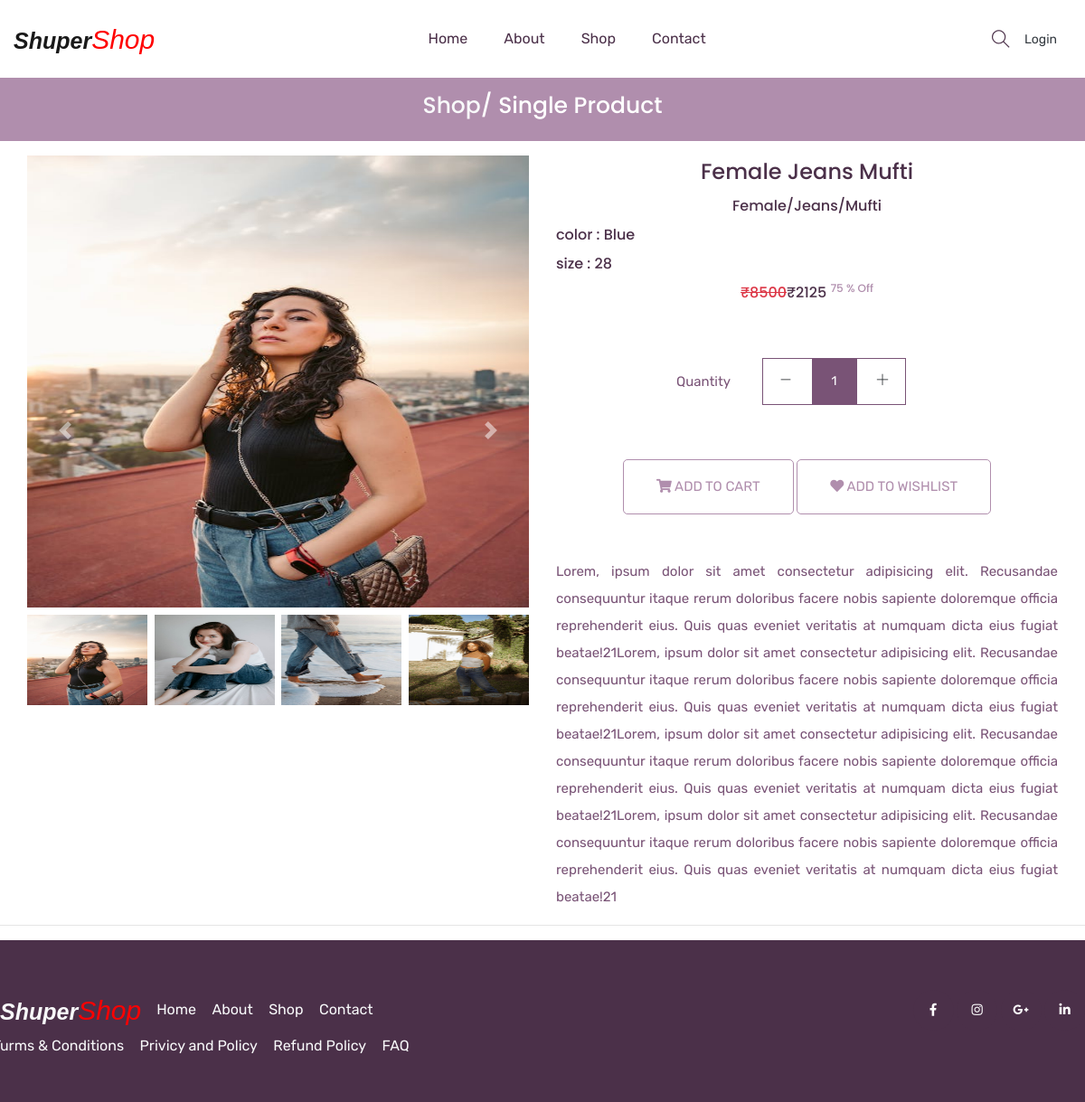
Page /single-product/8/ on the committed database.
### mainApp/models.py (models this page shows, shortened)
class Product(models.Model):
    id = models.AutoField(primary_key=True)
    name = models.CharField(max_length=30)
    maincategory = models.ForeignKey(Maincategory,on_delete=models.CASCADE)
    subcategory = models.ForeignKey(Subcategory,on_delete=models.CASCADE)
    brand = models.ForeignKey(Brand,on_delete=models.CASCADE)
    baseprice = models.IntegerField()
    discount = models.IntegerField()
    finalprice = models.IntegerField()
    stock = models.BooleanField(default=True)
    color = models.CharField(max_length=30)
    size = models.CharField(max_length=10)
    description = models.TextField(default="")
    pic1 = models.ImageField(upload_to="uploads/product")
    pic2 = models.ImageField(upload_to="uploads/product",default=None,blank=True,null=True)
    pic3 = models.ImageField(upload_to="uploads/product",default=None,blank=True,null=True)
    pic4 = models.ImageField(upload_to="uploads/product",default=None,blank=True,null=True)

class Maincategory(models.Model):
    id = models.AutoField(primary_key=True)
    name = models.CharField(max_length=30,unique=True)

class Subcategory(models.Model):
    id = models.AutoField(primary_key=True)
    name = models.CharField(max_length=30,unique=True)

class Brand(models.Model):
    id = models.AutoField(primary_key=True)
    name = models.CharField(max_length=30,unique=True)
    pic = models.ImageField(upload_to="uploads/brand")

### mainApp/views.py (the view)
# urls.py: path('single-product/<int:id>/', mainApp.singleProductPage,name="single-product"),
def singleProductPage(Request,id):
    product = Product.objects.get(id=id)
    return render(Request,"single-product.html",{'product':product})

### mainApp/templates/single-product.html (shortened to what this page needs)
{% extends 'index.html' %}
{% load static %}
{% block body %}
    <section class="breadcrumb_part">
      <div class="container">
          <div class="row">
              <div class="col-lg-12">
                  <div class="breadcrumb_iner">
                      <h2><a href="/shop/All/All/All" class="text-light">Shop</a>/ Single product</h2>
                  </div>
              </div>
          </div>
      </div>
  </section>
  <section class="product_list pt-3">
    <div class="container">
      <div class="row justify-content-center">
        <div class="col-md-6">
          <div id="carouselExampleIndicators" class="carousel slide" data-ride="carousel">
            <div class="carousel-inner">
                <div class="carousel-item active">
                    <img src="{{product.pic1.url}}" style="height:500px;width: 100%;" class="d-block w-100" alt="...">
                </div>
            </div>
            <div class="d-flex justify-content-between mt-2">
                <img src="{{product.pic1.url}}" data-target="#carouselExampleIndicators" data-slide-to="0" height="100px" width="24%" alt="">
                {% if product.pic2 %}
                <img src="{{product.pic2.url}}" data-target="#carouselExampleIndicators" data-slide-to="1" height="100px" width="24%" alt="">
                {% endif %}
                {% if product.pic3 %}
                <img src="{{product.pic3.url}}" data-target="#carouselExampleIndicators" data-slide-to="2" height="100px" width="24%" alt="">
                {% endif %}
                {% if product.pic4 %}
                <img src="{{product.pic4.url}}" data-target="#carouselExampleIndicators" data-slide-to="3" height="100px" width="24%" alt="">
                {% endif %}
            </div>
            <a class="carousel-control-prev" href="#carouselExampleIndicators" role="button" data-slide="prev">
                <span class="carousel-control-prev-icon" aria-hidden="true"></span>
            </a>
            <a class="carousel-control-next" href="#carouselExampleIndicators" role="button" data-slide="next">
                <span class="carousel-control-next-icon" aria-hidden="true"></span>
            </a>
        </div>
        </div>
        <div class="col-md-6">
          <div class="single_product_text text-center">
            <h3>{{product.name}}</h3>
            <h5>{{product.maincategory.name}}/{{product.subcategory.name}}/{{product.brand.name}}</h5>
            <h5 class="text-left">color : {{product.color}}</h5>
            <h5 class="text-left">size : {{product.size}}</h5>
            <h5><del class="text-danger">&#8377;{{product.baseprice}}</del>&#8377;{{product.finalprice}} <sup>{{product.discount}} % Off</sup></h5>
            <form action="{% url 'add-to-cart' %}" method="post">
            <div class="card_area">
                <div class="product_count_area">
                    <p>Quantity</p>
                    <div class="product_count d-inline-block">
                        <span class="product_count_item inumber-decrement"> <i class="ti-minus"></i></span>
                        <input class="product_count_item input-number" type="text" name="qty" value="1" min="1">
                        <span class="product_count_item number-increment"> <i class="ti-plus"></i></span>
                    </div>
                </div>
              <div class="add_to_cart mb-5">
                  <button type="submit" class="btn_3"><i class="fa fa-shopping-cart"></i> add to cart</button>
                  <a type="submit" class="btn_3" href="/add-to-wishlist/{{product.id}}/"><i class="fa fa-heart"></i> add to Wishlist</a>
              </div>
            </div>
            <p class="text-justify">{{product.description}}</p>
          </div>
        </div>
      </div>
    </div>
{% endblock %}

### mainApp/static/css/all.css (style rules this page uses)
.fa, .fas, .far, .fal, .fab { -moz-osx-font-smoothing: grayscale; -webkit-font-smoothing: antialiased; display: inline-block; font-style: normal; font-variant: normal; text-rendering: auto; line-height: 1; }
.fa-heart:before { content: "\f004"; }
.fa-shopping-cart:before { content: "\f07a"; }
.fa, .fas { font-family: 'Font Awesome 5 Free'; font-weight: 900; }

### rows in the picture
Product: pic1 (picture), pic2 (picture), pic3 (picture), pic4 (picture), name "Female Jeans Mufti", maincategory.name "Female", subcategory.name "Jeans", brand.name "Mufti", color "Blue", size "28", baseprice "8500", finalprice "2125", discount "75", description "Lorem, ipsum dolor sit amet consectetur adipisicing elit. Recusandae consequuntur itaque rerum doloribus facere nobis sapiente doloremque officia reprehenderit eius. Quis quas eveniet veritatis at numquam dicta eius fugiat beatae!21Lorem, ipsum dolor sit amet consectetur adipisicing elit. Recusandae consequuntur itaque rerum doloribus facere nobis sapiente doloremque officia reprehenderit eius. Quis quas eveniet veritatis at numquam dicta eius fugiat beatae!21Lorem, ipsum dolor sit amet consectetur adipisicing elit. Recusandae consequuntur itaque rerum doloribus facere nobis sapiente doloremque officia reprehenderit eius. Quis quas eveniet veritatis at numquam dicta eius fugiat…"
